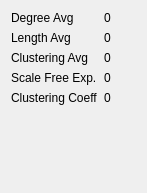
<?xml version="1.0" encoding="UTF-8"?>
<ui version="4.0">
 <class>Statistics</class>
 <widget class="QWidget" name="Statistics">
  <property name="geometry">
   <rect>
    <x>0</x>
    <y>0</y>
    <width>147</width>
    <height>193</height>
   </rect>
  </property>
  <property name="windowTitle">
   <string>Form</string>
  </property>
  <layout class="QVBoxLayout" name="verticalLayout">
   <item>
    <layout class="QFormLayout" name="formLayout">
     <item row="0" column="0">
      <widget class="QLabel" name="label_2">
       <property name="text">
        <string>Degree Avg</string>
       </property>
      </widget>
     </item>
     <item row="0" column="1">
      <widget class="QLabel" name="degreeLabel">
       <property name="text">
        <string>0</string>
       </property>
      </widget>
     </item>
     <item row="1" column="0">
      <widget class="QLabel" name="label_3">
       <property name="text">
        <string>Length Avg</string>
       </property>
      </widget>
     </item>
     <item row="1" column="1">
      <widget class="QLabel" name="lengthLabel">
       <property name="text">
        <string>0</string>
       </property>
      </widget>
     </item>
     <item row="2" column="0">
      <widget class="QLabel" name="label_4">
       <property name="text">
        <string>Clustering Avg</string>
       </property>
      </widget>
     </item>
     <item row="2" column="1">
      <widget class="QLabel" name="clusteringLabel">
       <property name="text">
        <string>0</string>
       </property>
      </widget>
     </item>
     <item row="4" column="0">
      <widget class="QLabel" name="label">
       <property name="text">
        <string>Clustering Coeff</string>
       </property>
      </widget>
     </item>
     <item row="4" column="1">
      <widget class="QLabel" name="coeffLabel">
       <property name="text">
        <string>0</string>
       </property>
      </widget>
     </item>
     <item row="3" column="0">
      <widget class="QLabel" name="label_5">
       <property name="text">
        <string>Scale Free Exp.</string>
       </property>
      </widget>
     </item>
     <item row="3" column="1">
      <widget class="QLabel" name="exponentLabel">
       <property name="text">
        <string>0</string>
       </property>
      </widget>
     </item>
    </layout>
   </item>
   <item>
    <spacer name="verticalSpacer">
     <property name="orientation">
      <enum>Qt::Vertical</enum>
     </property>
     <property name="sizeHint" stdset="0">
      <size>
       <width>20</width>
       <height>94</height>
      </size>
     </property>
    </spacer>
   </item>
  </layout>
 </widget>
 <resources/>
 <connections/>
</ui>
